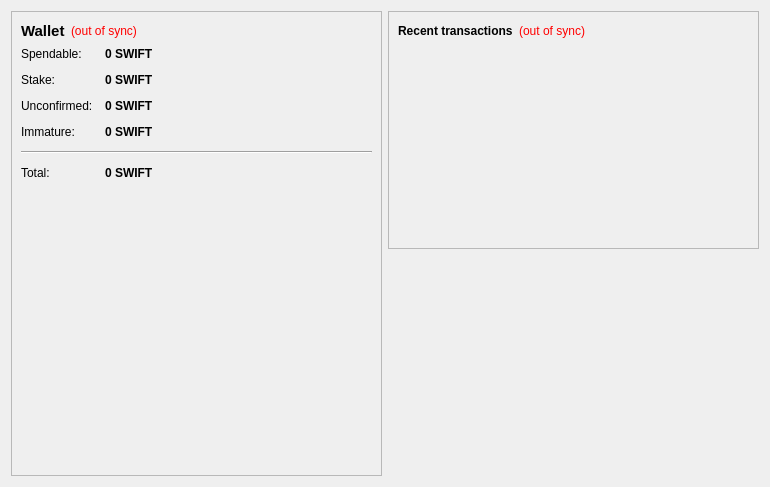
<?xml version="1.0" encoding="UTF-8"?>
<ui version="4.0">
 <class>OverviewPage</class>
 <widget class="QWidget" name="OverviewPage">
  <property name="geometry">
   <rect>
    <x>0</x>
    <y>0</y>
    <width>770</width>
    <height>487</height>
   </rect>
  </property>
  <property name="windowTitle">
   <string>Form</string>
  </property>
  <layout class="QHBoxLayout" name="horizontalLayout" stretch="1,1">
   <item>
    <layout class="QVBoxLayout" name="verticalLayout_2">
     <item>
      <widget class="QFrame" name="frame">
       <property name="frameShape">
        <enum>QFrame::StyledPanel</enum>
       </property>
       <property name="frameShadow">
        <enum>QFrame::Raised</enum>
       </property>
       <layout class="QVBoxLayout" name="verticalLayout_4">
        <item>
         <layout class="QHBoxLayout" name="horizontalLayout_4">
          <item>
           <widget class="QLabel" name="label_5">
            <property name="font">
             <font>
              <pointsize>11</pointsize>
              <weight>75</weight>
              <bold>true</bold>
             </font>
            </property>
            <property name="text">
             <string>Wallet</string>
            </property>
           </widget>
          </item>
          <item>
           <widget class="QLabel" name="labelWalletStatus">
            <property name="toolTip">
             <string>The displayed information may be out of date. Your wallet automatically synchronizes with the bitswift network after a connection is established, but this process has not completed yet.</string>
            </property>
            <property name="styleSheet">
             <string notr="true">QLabel { color: red; }</string>
            </property>
            <property name="text">
             <string notr="true">(out of sync)</string>
            </property>
            <property name="alignment">
             <set>Qt::AlignLeading|Qt::AlignLeft|Qt::AlignVCenter</set>
            </property>
           </widget>
          </item>
          <item>
           <spacer name="horizontalSpacer_2">
            <property name="orientation">
             <enum>Qt::Horizontal</enum>
            </property>
            <property name="sizeHint" stdset="0">
             <size>
              <width>40</width>
              <height>20</height>
             </size>
            </property>
           </spacer>
          </item>
         </layout>
        </item>
        <item>
         <layout class="QFormLayout" name="formLayout_2">
          <property name="fieldGrowthPolicy">
           <enum>QFormLayout::AllNonFixedFieldsGrow</enum>
          </property>
          <property name="horizontalSpacing">
           <number>12</number>
          </property>
          <property name="verticalSpacing">
           <number>12</number>
          </property>
          <item row="0" column="0">
           <widget class="QLabel" name="label">
            <property name="text">
             <string>Spendable:</string>
            </property>
           </widget>
          </item>
          <item row="0" column="1">
           <widget class="QLabel" name="labelBalance">
            <property name="font">
             <font>
              <weight>75</weight>
              <bold>true</bold>
             </font>
            </property>
            <property name="cursor">
             <cursorShape>IBeamCursor</cursorShape>
            </property>
            <property name="toolTip">
             <string>Your current spendable balance</string>
            </property>
            <property name="text">
             <string notr="true">0 SWIFT</string>
            </property>
            <property name="textInteractionFlags">
             <set>Qt::LinksAccessibleByMouse|Qt::TextSelectableByKeyboard|Qt::TextSelectableByMouse</set>
            </property>
           </widget>
          </item>
          <item row="1" column="0">
           <widget class="QLabel" name="label_6">
            <property name="text">
             <string>Stake:</string>
            </property>
           </widget>
          </item>
          <item row="1" column="1">
           <widget class="QLabel" name="labelStake">
            <property name="font">
             <font>
              <weight>75</weight>
              <bold>true</bold>
             </font>
            </property>
            <property name="cursor">
             <cursorShape>IBeamCursor</cursorShape>
            </property>
            <property name="toolTip">
             <string>Total of coins that was staked, and do not yet count toward the current balance</string>
            </property>
            <property name="text">
             <string notr="true">0 SWIFT</string>
            </property>
            <property name="textInteractionFlags">
             <set>Qt::LinksAccessibleByMouse|Qt::TextSelectableByKeyboard|Qt::TextSelectableByMouse</set>
            </property>
           </widget>
          </item>
          <item row="2" column="0">
           <widget class="QLabel" name="label_3">
            <property name="text">
             <string>Unconfirmed:</string>
            </property>
           </widget>
          </item>
          <item row="2" column="1">
           <widget class="QLabel" name="labelUnconfirmed">
            <property name="font">
             <font>
              <weight>75</weight>
              <bold>true</bold>
             </font>
            </property>
            <property name="cursor">
             <cursorShape>IBeamCursor</cursorShape>
            </property>
            <property name="toolTip">
             <string>Total of transactions that have yet to be confirmed, and do not yet count toward the current balance</string>
            </property>
            <property name="text">
             <string notr="true">0 SWIFT</string>
            </property>
            <property name="textInteractionFlags">
             <set>Qt::LinksAccessibleByMouse|Qt::TextSelectableByKeyboard|Qt::TextSelectableByMouse</set>
            </property>
           </widget>
          </item>
          <item row="3" column="0">
           <widget class="QLabel" name="labelImmatureText">
            <property name="text">
             <string>Immature:</string>
            </property>
           </widget>
          </item>
          <item row="3" column="1">
           <widget class="QLabel" name="labelImmature">
            <property name="font">
             <font>
              <weight>75</weight>
              <bold>true</bold>
             </font>
            </property>
            <property name="toolTip">
             <string>Mined balance that has not yet matured</string>
            </property>
            <property name="text">
             <string notr="true">0 SWIFT</string>
            </property>
            <property name="textInteractionFlags">
             <set>Qt::LinksAccessibleByMouse|Qt::TextSelectableByKeyboard|Qt::TextSelectableByMouse</set>
            </property>
           </widget>
          </item>
          <item row="4" column="0" colspan="2">
           <widget class="Line" name="line">
            <property name="orientation">
             <enum>Qt::Horizontal</enum>
            </property>
           </widget>
          </item>
          <item row="5" column="0">
           <widget class="QLabel" name="labelTotalText">
            <property name="text">
             <string>Total:</string>
            </property>
           </widget>
          </item>
          <item row="5" column="1">
           <widget class="QLabel" name="labelTotal">
            <property name="font">
             <font>
              <weight>75</weight>
              <bold>true</bold>
             </font>
            </property>
            <property name="cursor">
             <cursorShape>IBeamCursor</cursorShape>
            </property>
            <property name="toolTip">
             <string>Your current total balance</string>
            </property>
            <property name="text">
             <string notr="true">0 SWIFT</string>
            </property>
            <property name="textInteractionFlags">
             <set>Qt::LinksAccessibleByMouse|Qt::TextSelectableByKeyboard|Qt::TextSelectableByMouse</set>
            </property>
           </widget>
          </item>
         </layout>
        </item>
        <item>
         <spacer name="verticalSpacer">
          <property name="orientation">
           <enum>Qt::Vertical</enum>
          </property>
          <property name="sizeHint" stdset="0">
           <size>
            <width>20</width>
            <height>20</height>
           </size>
          </property>
         </spacer>
        </item>
        <item>
         <widget class="QLabel" name="label_2">
          <property name="minimumSize">
           <size>
            <width>300</width>
            <height>177</height>
           </size>
          </property>
          <property name="text">
           <string>&lt;html&gt;&lt;head/&gt;&lt;body&gt;&lt;p align=&quot;center&quot;&gt;&lt;a href=&quot;https://bitswiftit.com&quot;&gt;&lt;span style=&quot; text-decoration: underline; color:#0000ff;&quot;&gt;&lt;img src=&quot;:/images/wallet&quot;/&gt;&lt;/span&gt;&lt;/a&gt;&lt;/p&gt;&lt;/body&gt;&lt;/html&gt;</string>
          </property>
         </widget>
        </item>
        <item>
         <spacer name="verticalSpacer_3">
          <property name="orientation">
           <enum>Qt::Vertical</enum>
          </property>
          <property name="sizeHint" stdset="0">
           <size>
            <width>20</width>
            <height>10</height>
           </size>
          </property>
         </spacer>
        </item>
       </layout>
      </widget>
     </item>
    </layout>
   </item>
   <item>
    <layout class="QVBoxLayout" name="verticalLayout_3">
     <item>
      <widget class="QFrame" name="frame_2">
       <property name="frameShape">
        <enum>QFrame::StyledPanel</enum>
       </property>
       <property name="frameShadow">
        <enum>QFrame::Raised</enum>
       </property>
       <layout class="QVBoxLayout" name="verticalLayout">
        <item>
         <layout class="QHBoxLayout" name="horizontalLayout_2">
          <item>
           <widget class="QLabel" name="label_4">
            <property name="text">
             <string>&lt;b&gt;Recent transactions&lt;/b&gt;</string>
            </property>
           </widget>
          </item>
          <item>
           <widget class="QLabel" name="labelTransactionsStatus">
            <property name="toolTip">
             <string>The displayed information may be out of date. Your wallet automatically synchronizes with the bitswift network after a connection is established, but this process has not completed yet.</string>
            </property>
            <property name="styleSheet">
             <string notr="true">QLabel { color: red; }</string>
            </property>
            <property name="text">
             <string notr="true">(out of sync)</string>
            </property>
            <property name="alignment">
             <set>Qt::AlignRight|Qt::AlignTrailing|Qt::AlignVCenter</set>
            </property>
           </widget>
          </item>
          <item>
           <spacer name="horizontalSpacer">
            <property name="orientation">
             <enum>Qt::Horizontal</enum>
            </property>
            <property name="sizeHint" stdset="0">
             <size>
              <width>40</width>
              <height>20</height>
             </size>
            </property>
           </spacer>
          </item>
         </layout>
        </item>
        <item>
         <widget class="QListView" name="listTransactions">
          <property name="styleSheet">
           <string notr="true">QListView { background: transparent; }</string>
          </property>
          <property name="frameShape">
           <enum>QFrame::NoFrame</enum>
          </property>
          <property name="verticalScrollBarPolicy">
           <enum>Qt::ScrollBarAlwaysOff</enum>
          </property>
          <property name="horizontalScrollBarPolicy">
           <enum>Qt::ScrollBarAlwaysOff</enum>
          </property>
          <property name="selectionMode">
           <enum>QAbstractItemView::NoSelection</enum>
          </property>
         </widget>
        </item>
       </layout>
      </widget>
     </item>
     <item>
      <spacer name="verticalSpacer_2">
       <property name="orientation">
        <enum>Qt::Vertical</enum>
       </property>
       <property name="sizeHint" stdset="0">
        <size>
         <width>20</width>
         <height>40</height>
        </size>
       </property>
      </spacer>
     </item>
    </layout>
   </item>
  </layout>
 </widget>
 <resources>
  <include location="../bitcoin.qrc"/>
 </resources>
 <connections/>
</ui>
